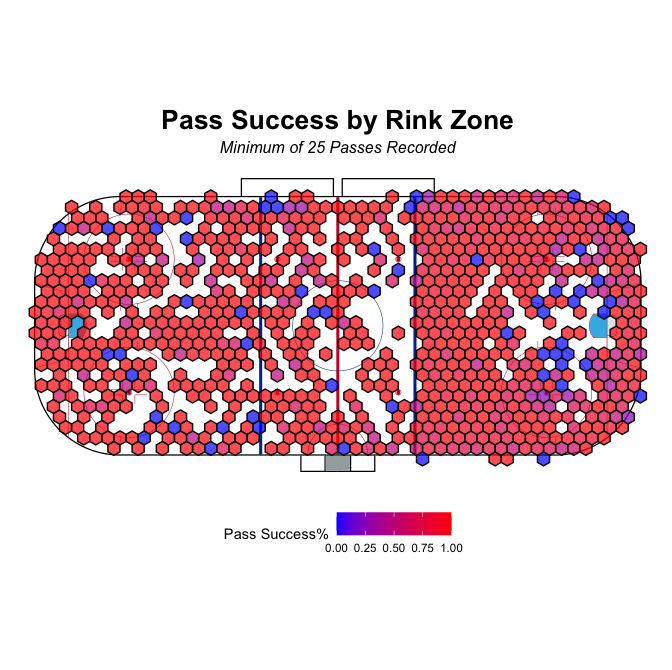

This figure's R source:

#-----------------------------------------------------------------------
#making passes df

library(tidyverse)
library(dplyr)
library(ggmosaic)
library(devtools)
library(ranger)
library(glmnet)
library(ggthemes)
library(ggplot2)
library(ggbeeswarm)
library(GGally)
library(tidyr)

#install.packages('ggimage')
library(ggimage)


library(ggalluvial)
library(sportyR)

hock <- read.csv('Perez/women_hockey_data_with_sequence.csv')

hock <- hock |> 
  mutate(X.Coordinate = X.Coordinate-100) |> 
  mutate(Y.Coordinate = Y.Coordinate-42.5)

hock <- hock |> 
  mutate(X.Coordinate.2 = X.Coordinate.2-100) |> 
  mutate(Y.Coordinate.2 = Y.Coordinate.2-42.5)


power_plays <- hock |> 
  filter(Offense.Team.Skaters == 5 & Defense.Team.Skaters ==4)

rink <- geom_hockey("nhl")

rink

offense_rink = geom_hockey('nhl', 'offense')

pp_passes <- power_plays |> 
  filter(Event %in% c('Play', 'Incomplete Play')) |> 
  mutate(success = if_else(Event == 'Play', 1, 0))

passes <- hock |> 
  filter(Event %in% c('Play', 'Incomplete Play')) |> 
  mutate(success = if_else(Event == 'Play', 1, 0))

#-----------------------------------------------------------------------
#Make heatmap of passes in rink

#shading is completion%
#hexmap

#first map is pass origin
#second map is pass target


#library(patchwork)


  
rink + 
  stat_summary_hex(data=pp_passes, aes(x = X.Coordinate.2, y = Y.Coordinate.2, 
                                    z = success, group = -1),
                   binwidth = c(4, 4), fun = mean, 
                   color = "black", alpha= 0.6) +
  scale_fill_gradient(low = "blue", 
                      high = "red")+
  theme(legend.position = "bottom") +
  coord_fixed()+
  labs(title = 'Pass Success by Rink Zone',
       subtitle = 'Minimum of 25 Passes Recorded',
       fill = 'Pass Success%')+
  theme(plot.title = element_text(size = 20, face = "bold", hjust = 0.5),
        plot.subtitle = element_text(size = 12, face = "italic", hjust = 0.5))+
  theme(axis.line=element_blank(),axis.text.x=element_blank(),
        axis.text.y=element_blank(),axis.ticks=element_blank(),
        axis.title.x=element_blank(),
        axis.title.y=element_blank(),
        panel.background=element_blank(),panel.border=element_blank(),panel.grid.major=element_blank(),
        panel.grid.minor=element_blank())

rink + 
  stat_summary_hex(data=pp_passes, aes(x = X.Coordinate, y = Y.Coordinate, 
                                       z = success, group = -1),
                   binwidth = c(4, 4), fun = mean, 
                   color = "black", alpha= 0.7) +
  scale_fill_gradient(low = "blue", 
                      high = "red")+
  theme(legend.position = "bottom") +
  coord_fixed()+
  labs(title = 'Pass Success by Rink Zone',
       subtitle = 'Minimum of 25 Passes Recorded',
       fill = 'Pass Success%')+
  theme(plot.title = element_text(size = 20, face = "bold", hjust = 0.5),
        plot.subtitle = element_text(size = 12, face = "italic", hjust = 0.5))+
  theme(axis.line=element_blank(),axis.text.x=element_blank(),
        axis.text.y=element_blank(),axis.ticks=element_blank(),
        axis.title.x=element_blank(),
        axis.title.y=element_blank(),
        panel.background=element_blank(),panel.border=element_blank(),panel.grid.major=element_blank(),
        panel.grid.minor=element_blank())
